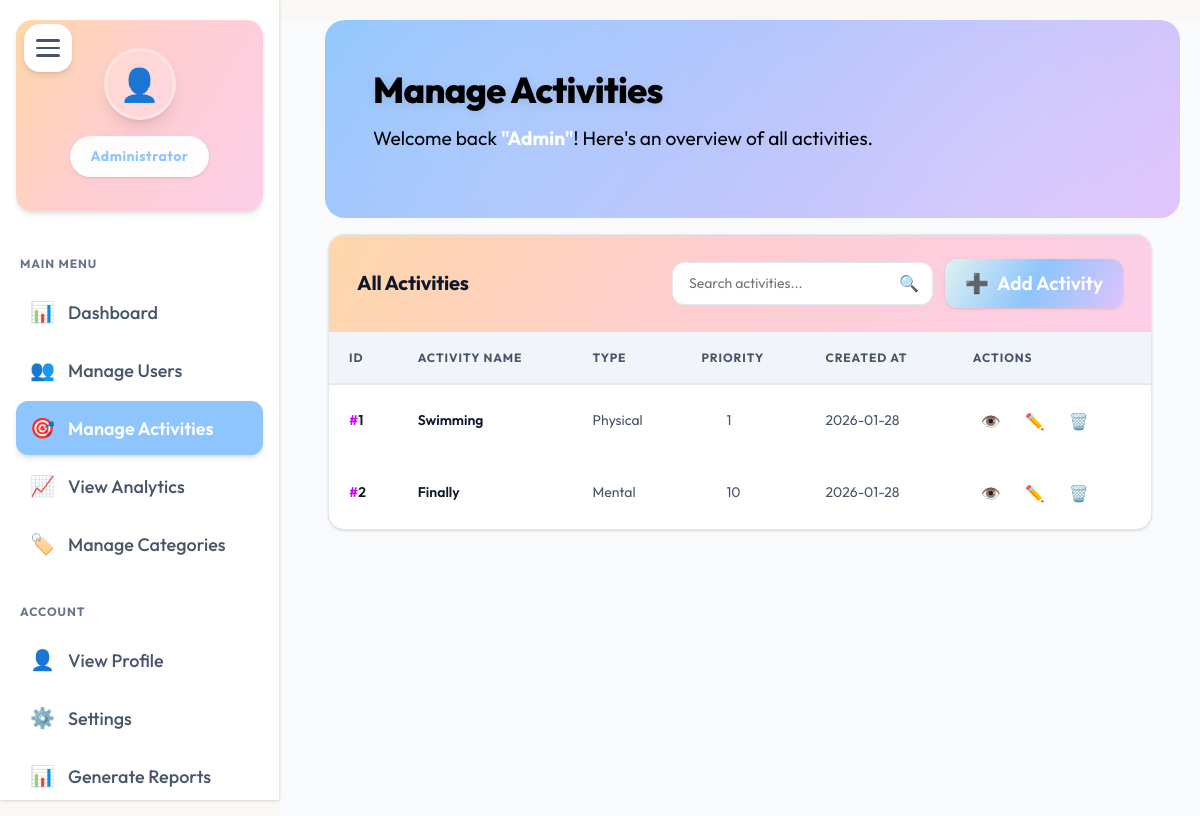
The app's page /admin/manage_activity (signed in), older data.
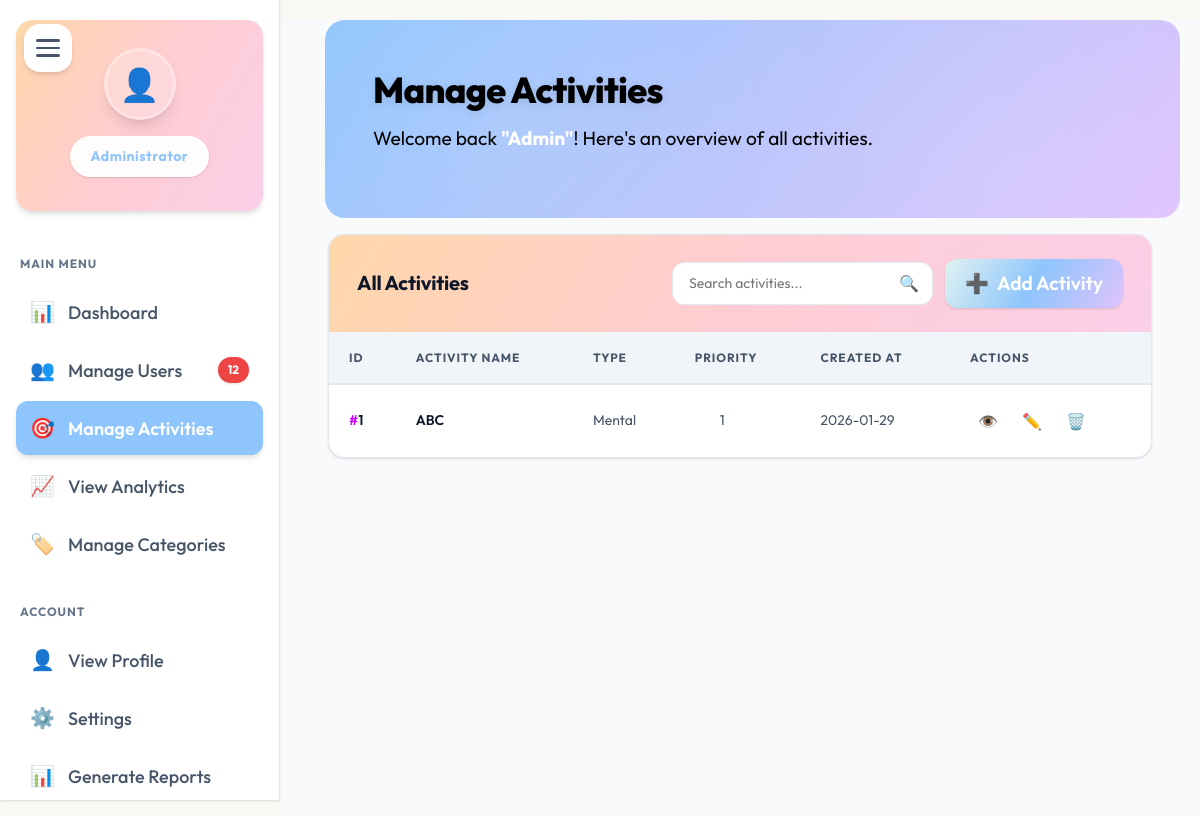
The same page, newer data.
### tables this page shows
CREATE TABLE activities (
    id INTEGER PRIMARY KEY AUTOINCREMENT,
    name TEXT NOT NULL,
    execution_type TEXT NOT NULL,
    description TEXT,
    is_active INTEGER DEFAULT 1,
    priority INTEGER DEFAULT 0,
    created_at DATETIME DEFAULT CURRENT_TIMESTAMP
);

### routes/admin.py (the view, shortened to what this page needs)
@admin_bp.route("/manage_activity", methods=["GET", "POST"])
@login_required
def manage_activity():
    conn = get_db()
    cursor = conn.cursor()
    try:
        admins = get_admin_name(cursor)
        cursor.execute("SELECT * FROM activities ORDER BY created_at DESC")
        activities_list = [dict(row) for row in cursor.fetchall()]
        for i, item in enumerate(activities_list, start=1):
            item["ui_id"] = i
        return render_template(
            "admin/manage_activities.html", activities=activities_list, admins=admins
        )
    finally:
        conn.close()

### app.py (called while the page is built)
@login_manager.user_loader
def load_user(user_id):
    user_id = int(user_id)  # safety
    if user_id == 0:
        return User(id=0, username="admin", first_name="Admin")
    conn = sqlite3.connect("models/mood.db")
    cursor = conn.cursor()
    cursor.execute(
        "SELECT id, username, first_name, profile_picture FROM users WHERE id = ?",
        (user_id,),
    )
    row = cursor.fetchone()
    if not row:
        cursor.execute(
            "SELECT id, username, NULL as first_name, NULL as profile_picture FROM admins WHERE id = ?",
            (user_id,),
        )
        row = cursor.fetchone()
    conn.close()
    if row:
        return User(
            id=row[0],  # id
            username=row[1],  # username
            first_name=row[2],  # first_name (can be None for admins)
            profile_picture=row[3],  # profile_picture (can be None)
        )
    return None

### routes/admin.py (called while the page is built)
def get_db():
    conn = sqlite3.connect(DB_PATH)
    conn.row_factory = sqlite3.Row
    return conn

def get_admin_name(cursor):
    cursor.execute("""SELECT username FROM admins LIMIT 1""")
    row = cursor.fetchone()
    return row[0] if row else "Administrator"

### templates/admin/manage_activities.html (shortened to what this page needs)
{% extends 'admin/admin_base.html' %}
{% block sidebar_class %}static-expanded{% endblock %}
{% block admin_styles %}
<link rel="stylesheet" href="{{ url_for('static', filename='css/admin.css') }}" />
{% endblock %}
{% block admin_content %}
<div class="admin-dashboard-wrapper with-static-sidebar">
  <div class="admin-header">
    <div class="admin-header-content">
      <div class="admin-title-section">
        <h1>Manage Activities</h1>
        <p class="admin-subtitle">
          Welcome back <b style="color: white;">"{{ admins|capitalize }}"</b>! Here's an overview of all activities.
        </p>
      </div>
    </div>
  </div>
  <div class="admin-content">
    <div class="admin-table-card">
      <div class="admin-table-header">
        <h2 class="admin-card-title">All Activities</h2>
        <div class="admin-header-actions">
          <div class="admin-search-box">
            <input type="text" class="admin-search-input" id="activitySearch" placeholder="Search activities..." />
            <span class="admin-search-icon">🔍</span>
          </div>
          <button class="admin-btn admin-btn-primary" id="addActivityBtn">
            <span>➕</span> <span>Add Activity</span>
          </button>
        </div>
      </div>
      {% if activities %}
      <table class="admin-table" id="activitiesTable">
        <thead>
          <tr>
            <th>ID</th>
            <th>Activity Name</th>
            <th>Type</th>
            <th>Priority</th>
            <th>Created At</th>
            <th>Actions</th>
          </tr>
        </thead>
        <tbody id="activitiesTableBody">
          {% for activity in activities %}
          <tr data-id="{{ activity.id }}" data-name="{{ activity.name }}" data-type="{{ activity.execution_type }}" data-priority="{{ activity.priority or 0 }}">
            <td><strong><span style="color: rgb(208, 0, 255);">#</span>{{ loop.index }}</strong></td>
            <td><strong>{{ activity.name or 'Untitled Activity' }}</strong></td>
            <td>{{ activity.execution_type | capitalize }}</td>
            <td style="padding-left:45px">{{ activity.priority or 0 }}</td>
            <td>{{ activity.created_at[:10] if activity.created_at else '—' }}</td>
            <td>
              <div class="admin-table-actions">
                <button class="admin-icon-btn view-btn" title="View">👁️</button>
                <button class="admin-icon-btn edit-btn" title="Edit">✏️</button>
                <button class="admin-icon-btn delete-btn" title="Delete">🗑️</button>
              </div>
            </td>
          </tr>
          {% endfor %}
        </tbody>
      </table>
      {% endif %}
    </div>
  </div>
</div>
{% endblock %}

Row changes from the older to the newer data that the page shows:
removed activities: name "Swimming", execution_type "Physical", priority "1", created_at "2026-01-28"
removed activities: name "Finally", execution_type "Mental", priority "10", created_at "2026-01-28"
added activities: name "ABC", execution_type "Mental", priority "1", created_at "2026-01-29"
